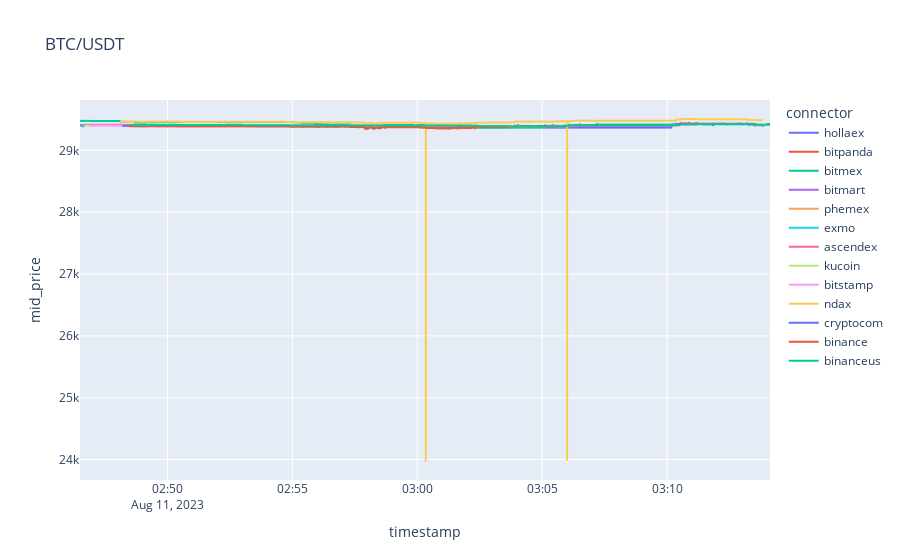
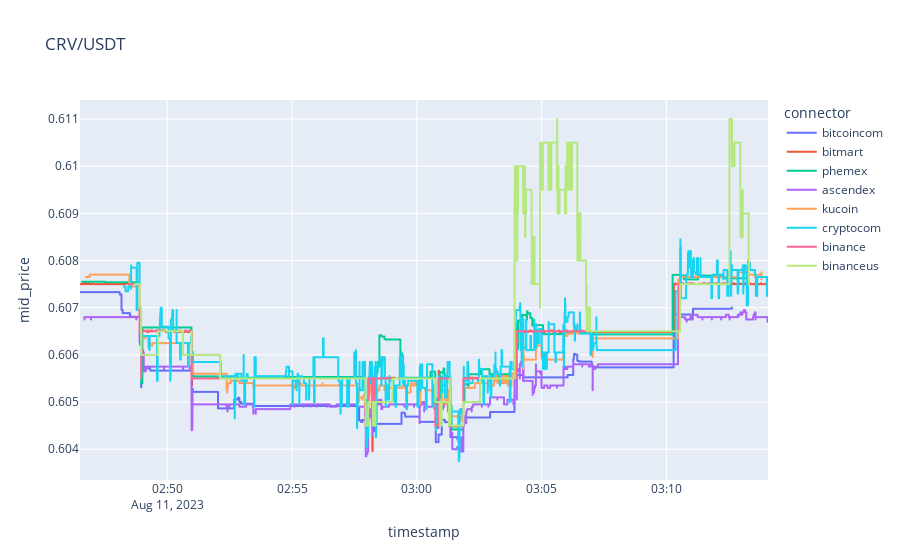
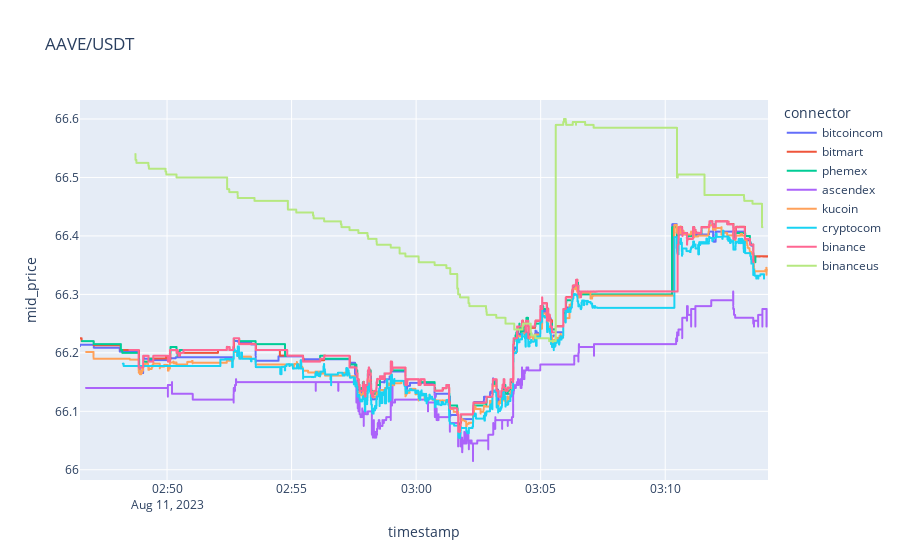
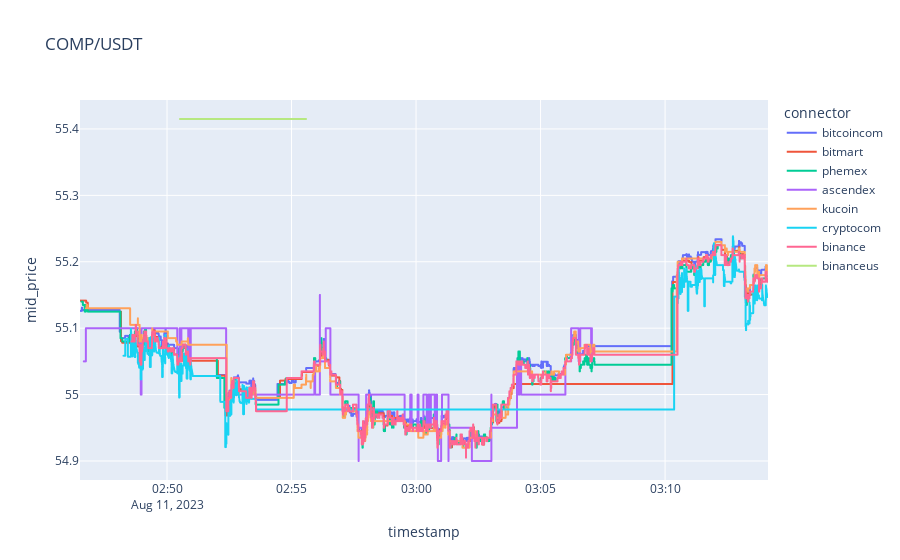

The notebook cell these images were saved under, in order:
### Code cell
import datetime
import plotly.express as px

for symbol in data.symbol.unique():
    symbol_data = data[data.symbol == symbol]
    fig = px.line(
        symbol_data,
        x="timestamp",
        y="mid_price",
        color="connector",
        title=symbol,
        line_shape='hv'
    )
    display(fig)
